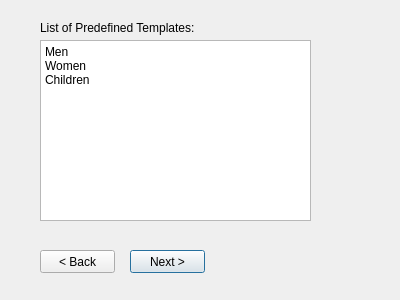
<?xml version="1.0" encoding="UTF-8"?>
<ui version="4.0">
    <class>Dialog</class>
    <widget class="QDialog" name="Dialog">
        <property name="geometry">
            <rect>
                <x>0</x>
                <y>0</y>
                <width>400</width>
                <height>300</height>
            </rect>
        </property>
        <property name="windowTitle">
            <string>Choose a template</string>
        </property>
        <widget class="QLabel" name="label">
            <property name="geometry">
                <rect>
                    <x>40</x>
                    <y>20</y>
                    <width>201</width>
                    <height>16</height>
                </rect>
            </property>
            <property name="text">
                <string>List of Predefined Templates:</string>
            </property>
        </widget>
        <widget class="QPushButton" name="pushButton">
            <property name="geometry">
                <rect>
                    <x>130</x>
                    <y>250</y>
                    <width>75</width>
                    <height>23</height>
                </rect>
            </property>
            <property name="text">
                <string>Next &gt;</string>
            </property>
        </widget>
        <widget class="QPushButton" name="pushButton_2">
            <property name="geometry">
                <rect>
                    <x>40</x>
                    <y>250</y>
                    <width>75</width>
                    <height>23</height>
                </rect>
            </property>
            <property name="text">
                <string>&lt; Back</string>
            </property>
        </widget>
        <widget class="QPlainTextEdit" name="plainTextEdit">
            <property name="geometry">
                <rect>
                    <x>40</x>
                    <y>40</y>
                    <width>271</width>
                    <height>181</height>
                </rect>
            </property>
            <property name="plainText">
                <string>Men
Women
Children
                </string>
            </property>
        </widget>
    </widget>
    <resources/>
    <connections/>
</ui>
